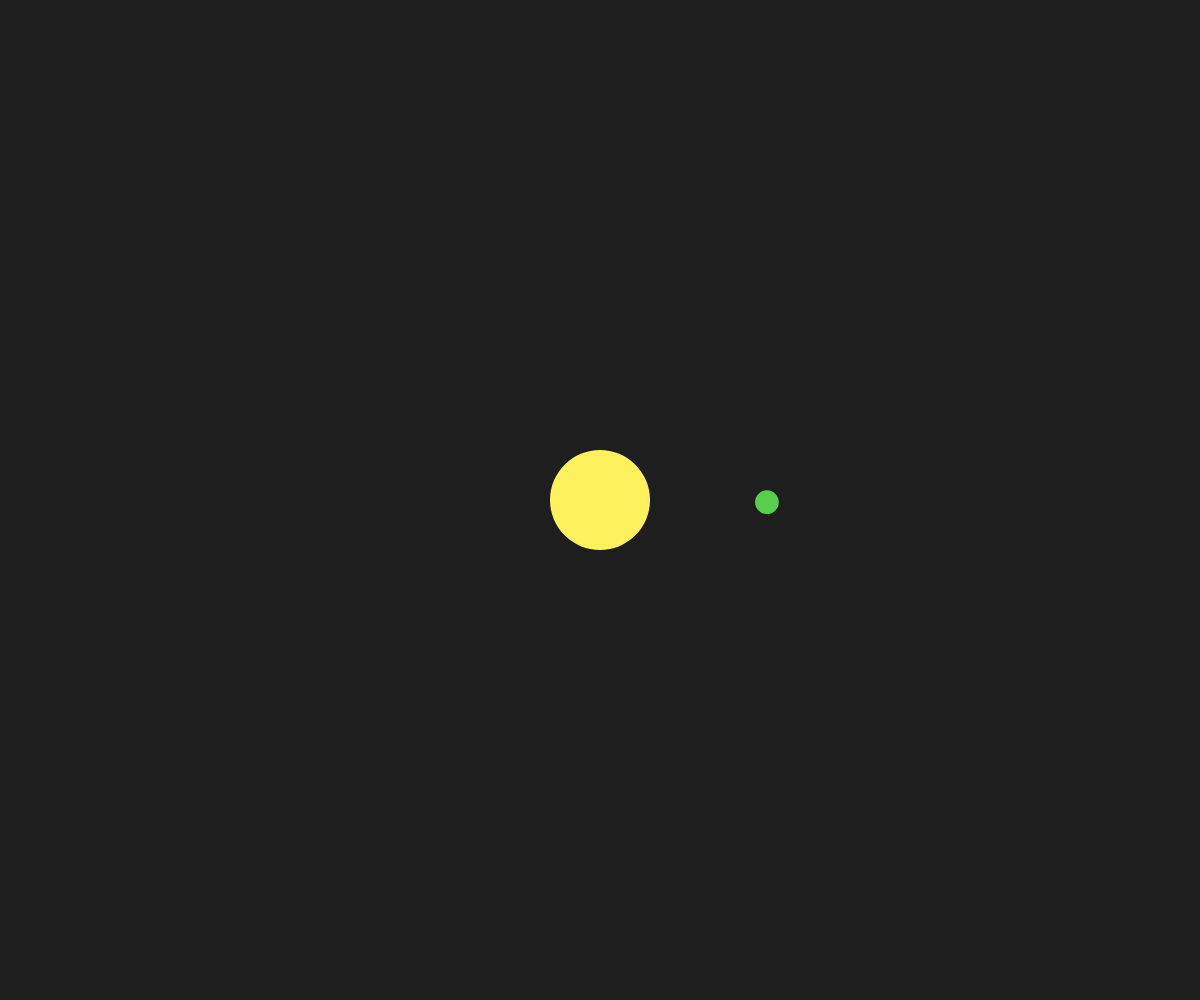
Frame 1 (no input)
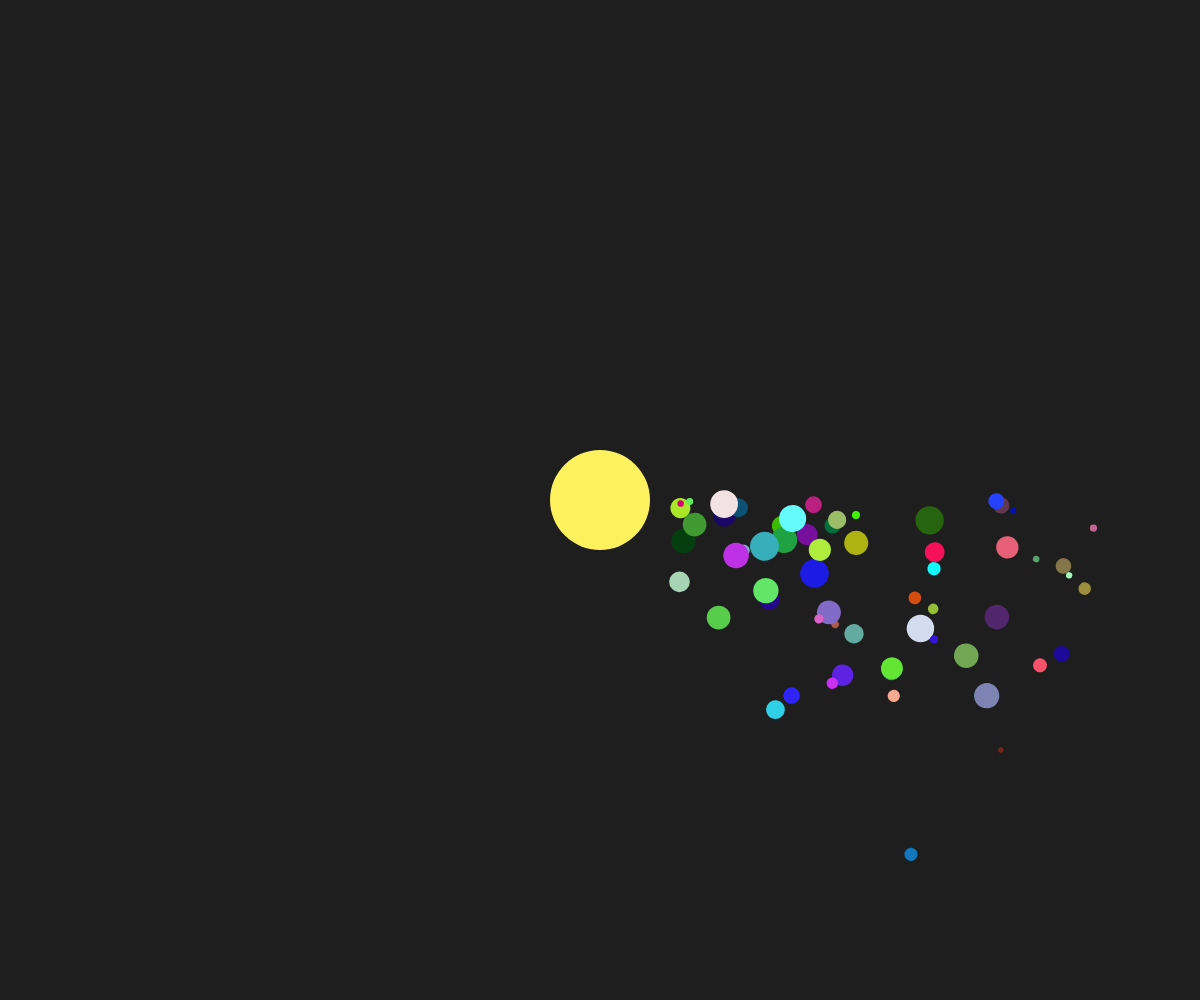
Frame 60 (no input)
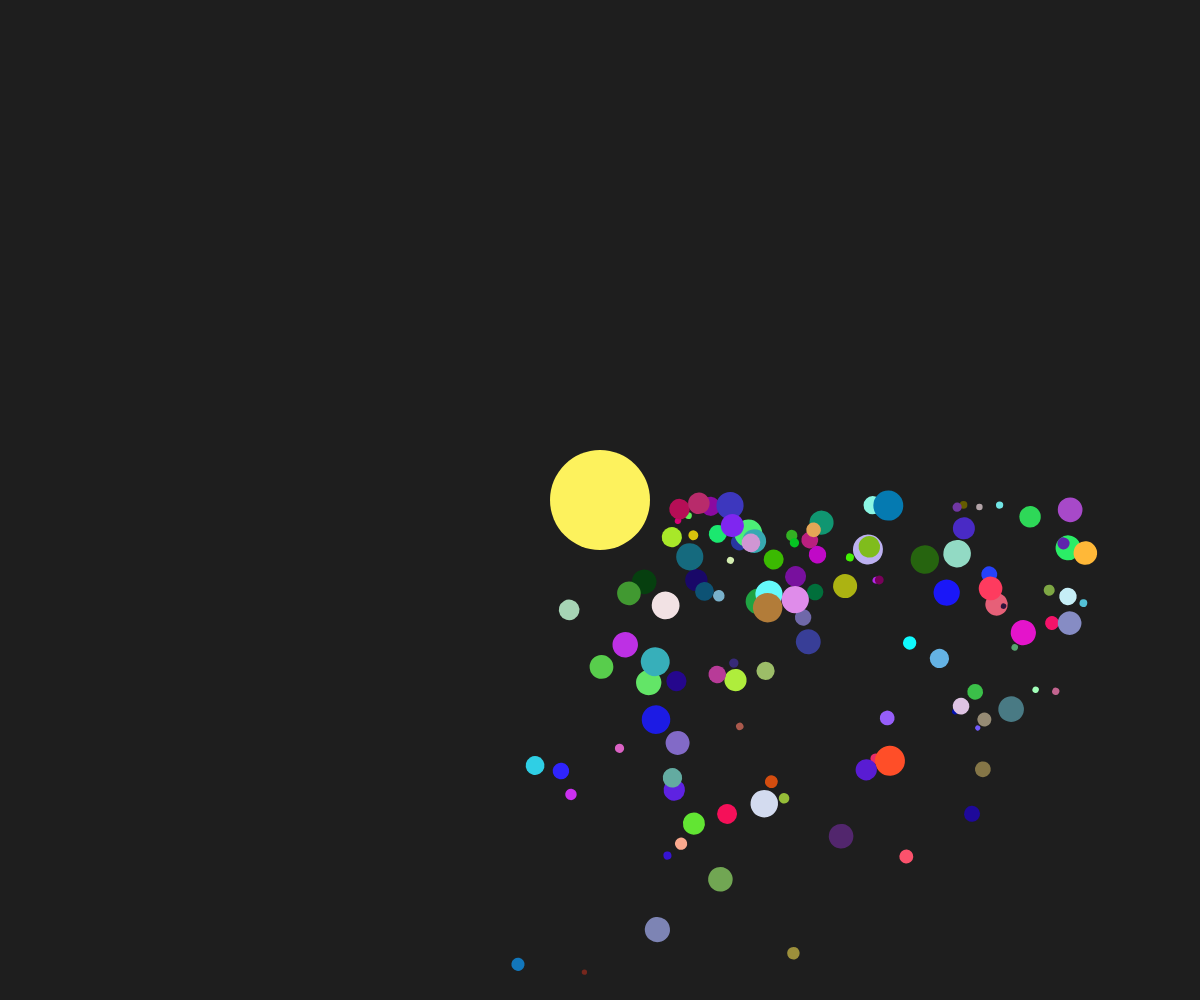
Frame 120 (the mouse pressed at the canvas centre since frame 60)

The p5.js sketch that drew these frames (run headless with seeded random() and noise() and a simulated clock; from frame 60 on, the mouse is pressed at the canvas centre):

// p5.js sketch
// ── sketch.js
// Planets and Moon
// Joy Min
// Oct 17, 2025
// Overwriting Objects, basic transform

// Global Variables
let myPlanet;

function setup() {
  createCanvas(windowWidth, windowHeight);
  angleMode(DEGREES);
  myPlanet = new Planet(width/2, height/2)
}

function draw() {
  background(30);
  myPlanet.createMoon();
  myPlanet.display();
}

function mousePressed(){
  // regular click -> add a moon
  // shift click -> reset the moon
  if ( keyIsDown && keyCode === SHIFT){
    myPlanet = new Planet(width/2, height/2)
  }
  else{
    myPlanet.createMoon();
  }
}

function keyPressed(){
  if(keyCode !== SHIFT){
    myPlanet.x = mouseX;
    myPlanet.y = mouseY; 
  }
}

class Planet{
  // constructor
  constructor(x, y){
    this.x = x;
    this.y = y;
    this.s = 100;
    this.moons = [];
  }

  // class methods

  createMoon(){
    this.moons.push(new Moon(this.x, this.y));
  }

  // class methods
  display(){
    // draw the planet + all of its moons
    noStroke();
    fill(253, 242, 93);
    circle(this.x , this.y, this.s);

    // for the moons
    for (let m of this.moons){
      m.updates();
    }
  }
}

class Moon{
  constructor(x,y){
    this.x = x;
    this.y = y;
    this.speed = random(0.11,1);
    this.angle = 0;
    this.orbitRadius = random(80, 500);
    this.s = random(5, 30);
    this.c = color(random(255),random(255),random(255));
  }

  display(x,y){
    push();
    translate(this.x, this.y);
    rotate(this.angle);
    noStroke();
    fill(this.c);
    circle(this.orbitRadius, 0, this.s);
    pop();
  }

  move(){
    this.angle += this.speed;

  }

  updates(x, y){
    // helper function to hadle calling the
    // class method internally
    this.move();
    this.display(x,y);
  }
}
